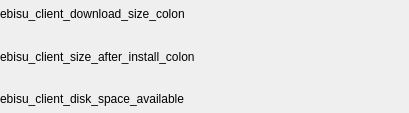
<?xml version="1.0" encoding="UTF-8"?>
<ui version="4.0">
 <class>SpaceInfoWidget</class>
 <widget class="QWidget" name="SpaceInfoWidget">
  <property name="geometry">
   <rect>
    <x>0</x>
    <y>0</y>
    <width>409</width>
    <height>113</height>
   </rect>
  </property>
  <layout class="QGridLayout" name="gridLayout">
   <property name="verticalSpacing">
    <number>6</number>
   </property>
   <item row="0" column="1">
    <widget class="Origin::UIToolkit::OriginLabel" name="lblDownloadSize">
     <property name="alignment">
      <set>Qt::AlignRight|Qt::AlignTrailing|Qt::AlignVCenter</set>
     </property>
    </widget>
   </item>
   <item row="0" column="0">
    <widget class="Origin::UIToolkit::OriginLabel" name="lblDownload">
     <property name="text">
      <string>ebisu_client_download_size_colon</string>
     </property>
    </widget>
   </item>
   <item row="1" column="0" colspan="2">
    <widget class="Origin::UIToolkit::OriginDivider" name="originDivider1">
     <property name="minimumSize">
      <size>
       <width>0</width>
       <height>2</height>
      </size>
     </property>
     <property name="maximumSize">
      <size>
       <width>16777215</width>
       <height>2</height>
      </size>
     </property>
     <property name="lineStyle">
      <enum>Origin::UIToolkit::OriginDivider::LightGrey_White</enum>
     </property>
    </widget>
   </item>
   <item row="2" column="1">
    <widget class="Origin::UIToolkit::OriginLabel" name="lblInstallSize">
     <property name="alignment">
      <set>Qt::AlignRight|Qt::AlignTrailing|Qt::AlignVCenter</set>
     </property>
    </widget>
   </item>
   <item row="2" column="0">
    <widget class="QWidget" name="MaxSpace" native="true">
     <property name="sizePolicy">
      <sizepolicy hsizetype="Fixed" vsizetype="Preferred">
       <horstretch>0</horstretch>
       <verstretch>0</verstretch>
      </sizepolicy>
     </property>
     <layout class="QHBoxLayout" name="horizontalLayout">
      <property name="spacing">
       <number>4</number>
      </property>
      <item>
       <widget class="Origin::UIToolkit::OriginLabel" name="lblInstall">
        <property name="sizePolicy">
         <sizepolicy hsizetype="Fixed" vsizetype="Preferred">
          <horstretch>0</horstretch>
          <verstretch>0</verstretch>
         </sizepolicy>
        </property>
        <property name="text">
         <string>ebisu_client_size_after_install_colon</string>
        </property>
       </widget>
      </item>
      <item>
       <widget class="QLabel" name="lblTooltip"/>
      </item>
     </layout>
    </widget>
   </item>
   <item row="3" column="0" colspan="2">
    <widget class="Origin::UIToolkit::OriginDivider" name="originDivider">
     <property name="minimumSize">
      <size>
       <width>0</width>
       <height>2</height>
      </size>
     </property>
     <property name="maximumSize">
      <size>
       <width>16777215</width>
       <height>2</height>
      </size>
     </property>
    </widget>
   </item>
   <item row="4" column="0">
    <widget class="Origin::UIToolkit::OriginLabel" name="lblAvailable">
     <property name="text">
      <string>ebisu_client_disk_space_available</string>
     </property>
    </widget>
   </item>
   <item row="4" column="1">
    <widget class="Origin::UIToolkit::OriginLabel" name="lblAvailableSpace">
     <property name="alignment">
      <set>Qt::AlignRight|Qt::AlignTrailing|Qt::AlignVCenter</set>
     </property>
    </widget>
   </item>
  </layout>
 </widget>
 <layoutdefault spacing="0" margin="0"/>
 <customwidgets>
  <customwidget>
   <class>Origin::UIToolkit::OriginDivider</class>
   <extends>QWidget</extends>
   <header>origindivider.h</header>
  </customwidget>
  <customwidget>
   <class>Origin::UIToolkit::OriginLabel</class>
   <extends>QLabel</extends>
   <header>originlabel.h</header>
  </customwidget>
 </customwidgets>
 <resources/>
 <connections/>
</ui>
